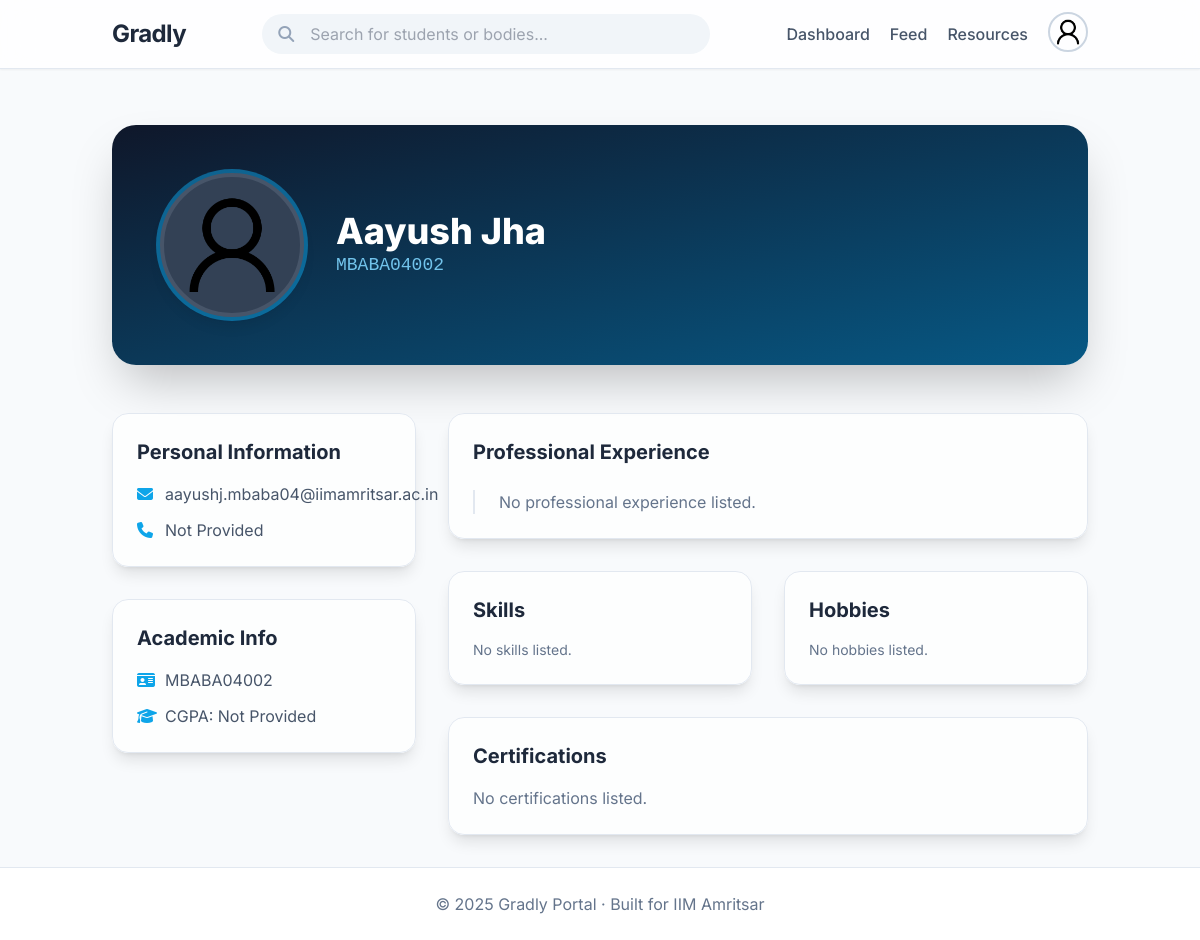
The app's page /profile/MBABA04002 (signed in) with its own data.
### models.py (models this page shows, shortened)
class User(db.Model, UserMixin):
    id = db.Column(db.String(15), primary_key=True)
    name = db.Column(db.String(100), nullable=False)
    email = db.Column(db.String(120), unique=True, nullable=False)
    password = db.Column(db.String(200), nullable=False)
    cgpa = db.Column(db.Float, nullable=True)
    resume = db.Column(db.String(200), nullable=True)
    phone = db.Column(db.String(20), nullable=True)
    profile_pic = db.Column(db.String(200), nullable=True)
    linkedin_url = db.Column(db.String(300), nullable=True)
    dob = db.Column(db.Date, nullable=True)
    is_admin = db.Column(db.Boolean, default=False)
    show_email = db.Column(db.Boolean, default=True)
    show_phone = db.Column(db.Boolean, default=True)
    show_cgpa = db.Column(db.Boolean, default=True)
    work_experiences = db.relationship('WorkExperience', backref='user', lazy=True)
    internships = db.relationship('Internship', backref='user', lazy=True)
    certifications = db.relationship('Certification', backref='user', lazy=True)
    skills = db.relationship('Skill', backref='user', lazy=True)
    hobbies = db.relationship('Hobby', backref='user', lazy=True)
    comments = db.relationship("PostComment", backref="author", lazy=True, cascade="all, delete-orphan")
    votes = db.relationship("PostVote", backref="voter", lazy=True, cascade="all, delete-orphan")
    posts = db.relationship("Post", backref="user", lazy=True, cascade="all, delete-orphan")

### routes/profile.py (the view)
@profile_bp.route('/profile/<string:user_id>')
@login_required
def view_profile(user_id):
    user = User.query.get_or_404(user_id)
    return render_template('profile.html', user=user)

### app.py (called while the page is built)
@login_manager.user_loader
def load_user(user_id):
    if user_id.startswith("U_"):
        roll = user_id.split("_", 1)[1]   # keep string as-is
        return User.query.get(roll)
    elif user_id.startswith("B_"):
        body_id = user_id.split("_", 1)[1]
        return StudentBody.query.get(int(body_id))
    return None

@app.before_request
def create_tables():
    db.create_all()

### models.py (called while the page is built)
    @property
    def user_type(self):
        return "body"

### templates/profile.html (shortened to what this page needs)
{% extends "base.html" %}
{% block content %}
<div
    class="relative bg-gradient-to-br from-slate-900 to-sky-800 rounded-3xl shadow-2xl mb-12 text-white overflow-hidden">
    <div class="absolute inset-0 bg-grid-slate-700/20 [mask-image:linear-gradient(to_bottom,white,transparent)]"></div>
    <div class="flex flex-col md:flex-row items-center p-8 md:p-12 relative z-10">
        <div class="relative flex-shrink-0">
            <div
                class="w-36 h-36 rounded-full overflow-hidden border-4 border-slate-600 shadow-lg bg-slate-700 ring-4 ring-sky-500/50">
                {% if user.profile_pic %}
                <img src="{{ url_for('static', filename=user.profile_pic) }}" alt="Profile Picture"
                    class="w-full h-full object-cover">
                {% else %}
                <img src="{{ url_for('static', filename='default-profile.png') }}" alt="Default Picture"
                    class="w-full h-full object-cover">
                {% endif %}
            </div>
        </div>
        <div class="mt-6 md:mt-0 md:ml-8 text-center md:text-left">
            <h1 class="text-4xl font-extrabold">{{ user.name }}</h1>
            <p class="text-lg text-sky-300 opacity-90 font-mono">{{ user.id }}</p>
        </div>
    </div>
</div>
<div class="grid md:grid-cols-3 gap-8">
    <div class="md:col-span-1 space-y-8">
<div class="bg-white/70 backdrop-blur-lg p-6 rounded-2xl shadow-lg border border-slate-200">
    <h2 class="text-xl font-bold text-slate-800 mb-4">Personal Information</h2>
    <div class="space-y-3 text-slate-600">
        {% if user.show_email %}
        <p class="flex items-center gap-3"><i class="fa fa-envelope w-4 text-center text-sky-500"></i>
            <a href="mailto:{{ user.email }}" class="hover:text-sky-600 hover:underline">{{ user.email }}</a>
        </p>
        {% endif %}
        {% if user.show_phone %}
        <p class="flex items-center gap-3"><i class="fa fa-phone w-4 text-center text-sky-500"></i>
            <span>{{ user.phone or 'Not Provided' }}</span>
        </p>
        {% endif %}
    </div>
</div>
        <div class="bg-white/70 backdrop-blur-lg p-6 rounded-2xl shadow-lg border border-slate-200">
            <h2 class="text-xl font-bold text-slate-800 mb-4">Academic Info</h2>
            <div class="space-y-3 text-slate-600">
                <p class="flex items-center gap-3"><i class="fa fa-id-card w-4 text-center text-sky-500"></i> <span>{{
                        user.id }}</span></p>
                <p class="flex items-center gap-3"><i class="fa fa-graduation-cap w-4 text-center text-sky-500"></i>
                    <span>CGPA: {{ user.cgpa or 'Not Provided' }}</span></p>
            </div>
        </div>
    </div>
    <div class="md:col-span-2 space-y-8">
        <div class="bg-white/70 backdrop-blur-lg p-6 rounded-2xl shadow-lg border border-slate-200">
            <h2 class="text-xl font-bold text-slate-800 mb-6">Professional Experience</h2>
            <div class="relative pl-6 border-l-2 border-slate-200 space-y-8">
                {% if not user.work_experiences and not user.internships %}
                <p class="text-slate-500">No professional experience listed.</p>
                {% endif %}
            </div>
        </div>
        <div class="grid md:grid-cols-2 gap-8">
            <div class="bg-white/70 backdrop-blur-lg p-6 rounded-2xl shadow-lg border border-slate-200">
                <h2 class="text-xl font-bold text-slate-800 mb-4">Skills</h2>
                <div class="flex flex-wrap gap-2">
                    {% for s in user.skills %}
                    <span
                        class="bg-sky-100 text-sky-800 px-3 py-1 rounded-full text-sm font-medium transition transform hover:scale-105">{{
                        s.name }}</span>
                    {% else %}
                    <p class="text-slate-500 text-sm">No skills listed.</p>
                    {% endfor %}
                </div>
            </div>
            <div class="bg-white/70 backdrop-blur-lg p-6 rounded-2xl shadow-lg border border-slate-200">
                <h2 class="text-xl font-bold text-slate-800 mb-4">Hobbies</h2>
                <div class="flex flex-wrap gap-2">
                    {% for h in user.hobbies %}
                    <span class="bg-slate-100 text-slate-800 px-3 py-1 rounded-full text-sm font-medium">{{ h.name
                        }}</span>
                    {% else %}
                    <p class="text-slate-500 text-sm">No hobbies listed.</p>
                    {% endfor %}
                </div>
            </div>
        </div>
        <div class="bg-white/70 backdrop-blur-lg p-6 rounded-2xl shadow-lg border border-slate-200">
            <h2 class="text-xl font-bold text-slate-800 mb-4">Certifications</h2>
            {% if user.certifications %}
            <ul class="space-y-2">
                {% for c in user.certifications %}
                <li class="flex items-center gap-3 text-slate-700"><i class="fa fa-award text-yellow-500"></i>{{ c.title
                    }}</li>
                {% endfor %}
            </ul>
            {% else %}
            <p class="text-slate-500">No certifications listed.</p>
            {% endif %}
        </div>
    </div>
</div>
{% endblock %}

### templates/base.html (style rules this page uses)
body { font-family: 'Inter', sans-serif; }

### records on screen
User: name "Aayush Jha", id "MBABA04002", email "aayushj.mbaba04@iimamritsar.ac.in", phone "Not Provided", cgpa "Not Provided"
